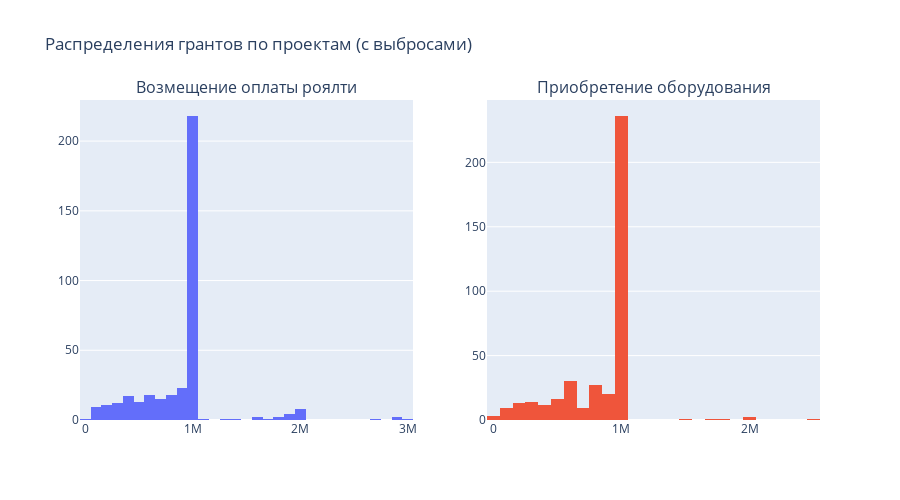

The code cell stored with this chart in its notebook:
### Markdown cell above
Применим критерий Манна-Уитни на данных с выбросами. Данные с выбросами также имеют схожее унимодальное распределение.

Получен высокий уровен p-value - 0.22711295743276472, значит нет оснований отвергнуть нулевую гипотезу и в данном случае средние двух групп не различаются.

### Code cell
fig = make_subplots(rows=1,
                    cols=2,
                    shared_yaxes=False,
                    subplot_titles=['Возмещение оплаты роялти', 'Приобретение оборудования'])

fig.append_trace(go.Histogram(x=df_to_test[df_to_test['project_name'] == 'Возмещение оплаты роялти']['amount'],
                              name='Возмещение оплаты роялти'), 
                              1, 1)

fig.append_trace(go.Histogram(x=df_to_test[df_to_test['project_name'] == 'Приобретение оборудования']['amount'],
                              name='Приобретение оборудования'),
                              1, 2)

fig.update_layout(title='Распределения грантов по проектам (с выбросами)',
                  height=500,
                  coloraxis=dict(colorscale='Bluered_r'),
                  showlegend=False)
fig.show()

display(Image(filename='img/royalty_equipment_outliers.png', width=800))

### Figure 1 — Plotly figure (JSON) as saved in the notebook; plotly's stock layout.template omitted (floating-point values rounded to 4 significant figures; data arrays with more than 128 entries replaced by an {"elided": "..."} marker saying what was removed)
{"data": [{"name": "Возмещение оплаты роялти", "type": "histogram", "x": {"elided": "379 float values"}, "xaxis": "x", "yaxis": "y"}, {"name": "Приобретение оборудования", "type": "histogram", "x": {"elided": "395 float values"}, "xaxis": "x2", "yaxis": "y2"}], "layout": {"annotations": [{"font": {"size": 16}, "showarrow": false, "text": "Возмещение оплаты роялти", "x": 0.225, "xanchor": "center", "xref": "paper", "y": 1, "yanchor": "bottom", "yref": "paper"}, {"font": {"size": 16}, "showarrow": false, "text": "Приобретение оборудования", "x": 0.775, "xanchor": "center", "xref": "paper", "y": 1, "yanchor": "bottom", "yref": "paper"}], "coloraxis": {"colorscale": [[0, "rgb(255,0,0)"], [1, "rgb(0,0,255)"]]}, "height": 500, "showlegend": false, "title": {"text": "Распределения грантов по проектам (с выбросами)"}, "xaxis": {"anchor": "y", "domain": [0, 0.45]}, "xaxis2": {"anchor": "y2", "domain": [0.55, 1]}, "yaxis": {"anchor": "x", "domain": [0, 1]}, "yaxis2": {"anchor": "x2", "domain": [0, 1]}}}
